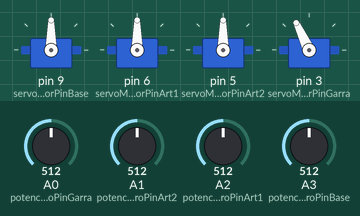
Simulated run of this sketch. Board: Arduino Uno, built with avr-gcc and run on an emulated ATmega328P. On the bench: 4 × servo. The inputs (shaded band) are chosen by the test bench; at power-on: A1 (potenciometroPinArt2) = 512, A3 (potenciometroPinBase) = 512, A2 (potenciometroPinArt1) = 512, A0 (potenciometroPinGarra) = 512. What the sketch prints to the serial monitor is not drawn.

Above: at 3.4 s.
3.5 s: A1 (potenciometroPinArt2) set to 306
At 4.3 s:
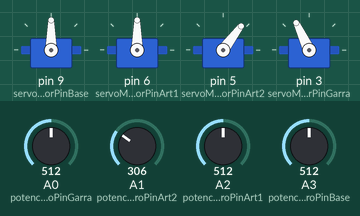
5.0 s: A3 (potenciometroPinBase) set to 306
At 5.7 s:
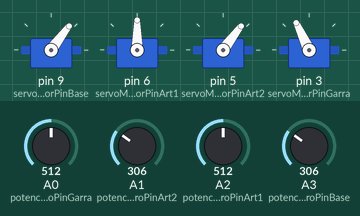
6.5 s: A2 (potenciometroPinArt1) set to 306
At 7.1 s:
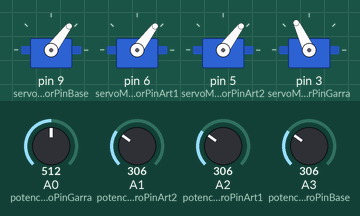
8.0 s: A0 (potenciometroPinGarra) set to 716
At 9.2 s:
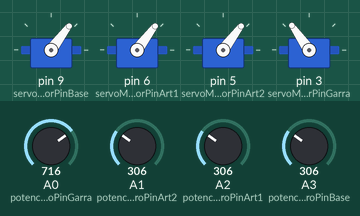
9.5 s: A1 (potenciometroPinArt2) set to 140
At 10.2 s:
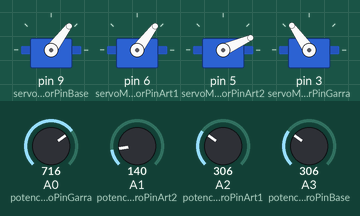
11.0 s: A3 (potenciometroPinBase) set to 140
At 11.4 s:
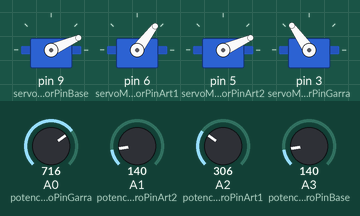
Timing chart, 0 to 13.5 s (numbered marks = the images above; inputs shaded):
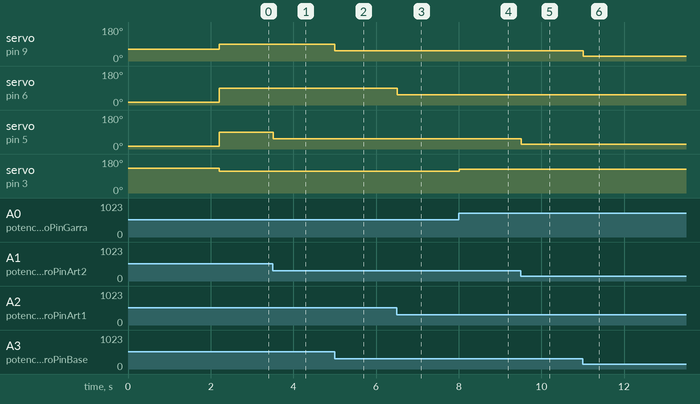

The sketch:

robotic_arm.ino
```cpp
#include <Servo.h>

Servo motorBase;
Servo motorArt1;
Servo motorArt2;
Servo motorGarra;

int const servoMotorPinBase = 9;
int const servoMotorPinArt1 = 6;
int const servoMotorPinArt2 = 5;
int const servoMotorPinGarra = 3;

int const potenciometroPinBase = 3;
int valPotenciometroBase;
int const potenciometroPinArt1 = 2;
int valPotenciometroArt1;
int const potenciometroPinArt2 = 1;
int valPotenciometroArt2;
int const potenciometroPinGarra = 0;
int valPotenciometroGarra;

void setup()
{
  Serial.begin(9600);
  motorBase.attach(servoMotorPinBase);
  motorBase.write(61);
  delay(100);
  motorArt1.attach(servoMotorPinArt1);
  motorArt1.write(15);
  delay(100);
  motorArt2.attach(servoMotorPinArt2);
  motorArt2.write(15);
  motorGarra.attach(servoMotorPinGarra);
  motorGarra.write(130);
  delay(2000);
}
void loop()
{
  int antBase = valPotenciometroBase;
  int antArt1 = valPotenciometroArt1;
  int antArt2 = valPotenciometroArt2;
  int antGarra = valPotenciometroGarra;

  //Leitura Pot Base
  valPotenciometroBase = analogRead(potenciometroPinBase);
  valPotenciometroBase = map(valPotenciometroBase, 0, 1023, 0, 180);
  if (valPotenciometroBase != antBase) {
    if (valPotenciometroBase < 13) {
      motorBase.write(13);
    } else if (valPotenciometroBase > 110) {
      motorBase.write(110);
    } else {
      motorBase.write(valPotenciometroBase);
    }
  }

  //Leitura Pot Art1
  valPotenciometroArt1 = analogRead(potenciometroPinArt1);
  valPotenciometroArt1 = map(valPotenciometroArt1, 0, 1023, 0, 180);
  if (valPotenciometroArt1 != antArt1) {
    if (valPotenciometroArt1 < 10) {
      motorArt1.write(10);
    } else if (valPotenciometroArt1 > 95) {
      motorArt1.write(95);
    } else {
      motorArt1.write(valPotenciometroArt1);
    }
  }

  //Leitura Pot Art2
  valPotenciometroArt2 = analogRead(potenciometroPinArt2);
  valPotenciometroArt2 = map(valPotenciometroArt2, 0, 1023, 0, 180);
  if (valPotenciometroArt2 != antArt2) {
    if (valPotenciometroArt2 < 15) {
      motorArt2.write(15);
    } else if (valPotenciometroArt2 > 90) {
      motorArt2.write(90);
    } else {
      motorArt2.write(valPotenciometroArt2);
    }
  }

  //Leitura Pot Garra
  valPotenciometroGarra = analogRead(potenciometroPinGarra);
  valPotenciometroGarra = map(valPotenciometroGarra, 0, 1023, 0, 180);
  if (valPotenciometroGarra != antGarra) {
    if (valPotenciometroGarra < 115) {
      motorGarra.write(115);
    } else if (valPotenciometroGarra > 150) {
      motorGarra.write(150);
    } else {
      motorGarra.write(valPotenciometroGarra);
    }
  }

  Serial.println("Base: " + valPotenciometroBase);
  Serial.println("Pot1: " + valPotenciometroArt1);
  Serial.println("Pot2: " + valPotenciometroArt2);
  Serial.println("Garra: " + valPotenciometroArt2);
  delay(15);
}
```

Measured:
- after the input at 3.5 s, servo on pin 5 (servoMotorPinArt2): 90° → 53° at once
- after the input at 5.0 s, servo on pin 9 (servoMotorPinBase): 90° → 53° at once
- after the input at 6.5 s, servo on pin 6 (servoMotorPinArt1): 90° → 53° at once
- after the input at 8.0 s, servo on pin 3 (servoMotorPinGarra): 115° → 125° at once
- after the input at 9.5 s, servo on pin 5 (servoMotorPinArt2): 53° → 24° at once
- after the input at 11.0 s, servo on pin 9 (servoMotorPinBase): 53° → 24° at once
